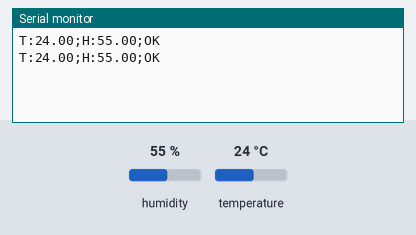
The sketch below on a simulated Arduino Uno, built with avr-gcc and run on an emulated ATmega328P. On the bench: the last lines printed to the serial monitor. The inputs (shaded band) are chosen by the test bench; at power-on: humidity 55 %, temperature 24 °C.

Above: at 2.8 s.
2.9 s: humidity set to 22 %
At 4.4 s:
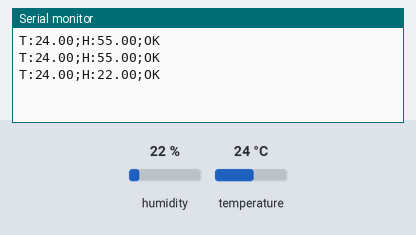
5.6 s: temperature set to 12 °C
At 6.9 s:
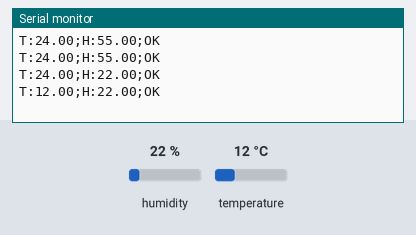
8.3 s: humidity set to 40 %
At 10.5 s:
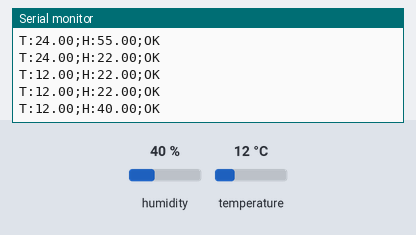
Timing chart, 0 to 12.0 s (numbered marks = the images above; inputs shaded):
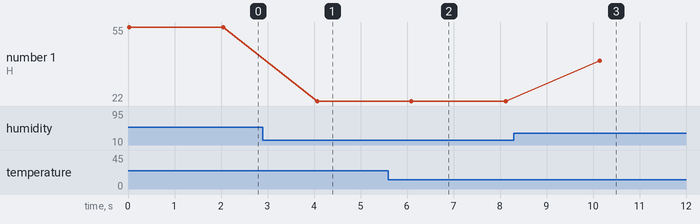

The sketch:

DHT11_reader.ino
```cpp
#include <DHT.h>

#define DHTPIN 2
#define DHTTYPE DHT11

DHT dht(DHTPIN, DHTTYPE);

void setup() {
  Serial.begin(9600);
  dht.begin();
}

void loop() {
  float temperature = dht.readTemperature();
  float humidity = dht.readHumidity();

  bool error = isnan(temperature) || isnan(humidity);

  if (!error) {
    Serial.print("T:");
    Serial.print(temperature);
    Serial.print(";H:");
    Serial.print(humidity);
    Serial.println(";OK");
  } else {
    Serial.println("ERR;DHT_FAIL");
  }

  delay(2000);
}
```

Measured:
- after the input at 2.9 s, the serial monitor: prints a new line after 1.2 s (image 1)
- after the input at 5.6 s, the serial monitor: prints a new line after 0.50 s (image 2)
- after the input at 8.3 s, the serial monitor: prints a new line after 1.8 s (image 3)
- plotted number 1: 55 → 22 after the input at 2.9 s, 22 → 40 after the input at 8.3 s
